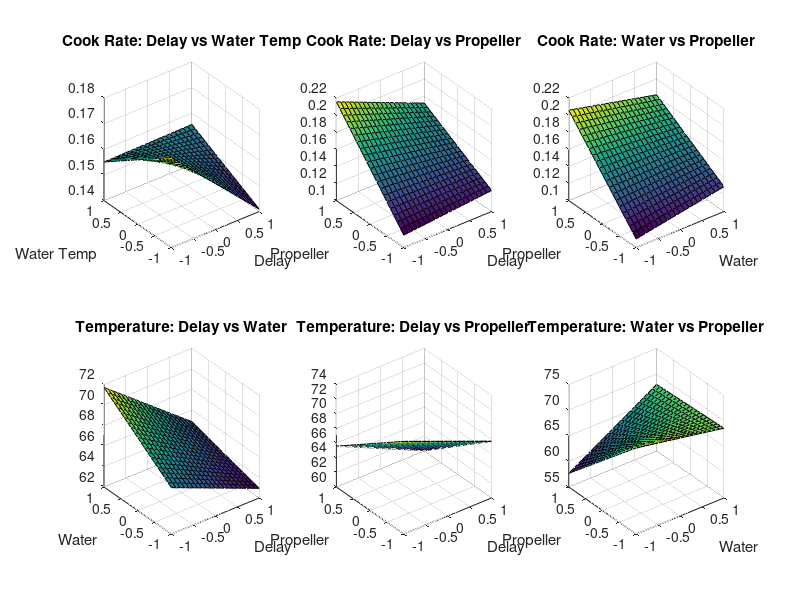

Here is the MATLAB script that generated this plot:

clear all; close all;
d1= -1:.1:1;
d2= -1:.1:1;
figure 
%Cook Time: Delay vs Water Temp
subplot(2,3,1)
[D1,D2] = meshgrid(d1,d2);
y = 0.15667 -0.00839*D1-0.00132*D2+0.008679*D1.*D2;
surf(D1,D2,y);
title('Cook Rate: Delay vs Water Temp');
xlabel('Delay');
ylabel('Water Temp');

%Cook Time: Delay vs Propeller
subplot(2,3,2)
[D1,D2] = meshgrid(d1,d2);
y = 0.15667 -0.00839*D1+0.03707*D2-.01342*D1.*D2;
surf(D1,D2,y);
title('Cook Rate: Delay vs Propeller');
xlabel('Delay');
ylabel('Propeller');


%Cook Time: Water vs Propeller
subplot(2,3,3)
[D1,D2] = meshgrid(d1,d2);
y = 0.15667 -0.00132*D1+0.03707*D2-.01079*D1.*D2;
surf(D1,D2,y);
title('Cook Rate: Water vs Propeller');
xlabel('Water');
ylabel('Propeller');


%Final Temp: Delay vs Water
subplot(2,3,4)
[D1,D2] = meshgrid(d1,d2);
y = 66.5046 -2.60756*D1+1.779782*D2-.81431*D1.*D2;
surf(D1,D2,y);
title('Temperature: Delay vs Water');
xlabel('Delay');
ylabel('Water');

%Final Temp: Delay vs Propeller
subplot(2,3,5)
[D1,D2] = meshgrid(d1,d2);
y = 66.50546+ -2.60756*D1-3.689*D2-.15803*D1.*D2;
surf(D1,D2,y);
title('Temperature: Delay vs Propeller');
xlabel('Delay');
ylabel('Propeller');

%Final Temp: Water vs Propeller
subplot(2,3,6)
[D1,D2] = meshgrid(d1,d2);
y = 66.5046 + 1.779782*D1-3.689*D2+3.376498*D1.*D2;
surf(D1,D2,y);
title('Temperature: Water vs Propeller');
xlabel('Water');
ylabel('Propeller');

